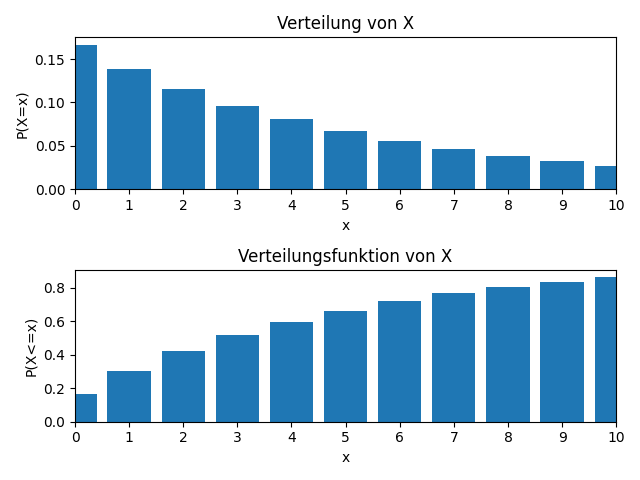

This chart was generated by the following Python code:
import numpy as np
import matplotlib.pyplot as plt
import utils

x_range = np.arange(0, 11)
x_probs = np.zeros(len(x_range))  # now length 11

p = 5 / 6

for i in range(len(x_range)):
    x_probs[i] = (p ** i) * (1 - p)

print(x_probs)

plt, ax = plt.subplots(2, 1)
ax[0].bar(x_range, x_probs)
ax[0].set(xlim=(0, 10), xticks=np.arange(0, 11))
ax[0].set_xlabel("x")
ax[0].set_ylabel("P(X=x)")
ax[0].set_title("Verteilung von X")

discrete = utils.discrete_distribution(x_probs)
ax[1].bar(x_range, discrete)
ax[1].set(xlim=(0, 10), xticks=np.arange(0, 11))
ax[1].set_xlabel("x")
ax[1].set_ylabel("P(X<=x)")
ax[1].set_title("Verteilungsfunktion von X")

print("P(X <= 4) =  ", discrete[4])


plt.tight_layout()
plt.show()
